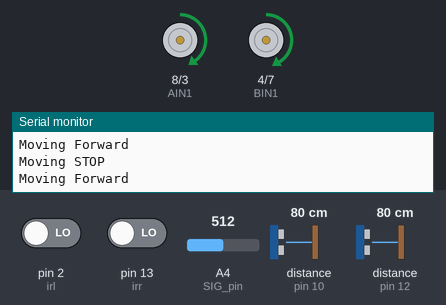
Recording of a sketch running on a simulated Arduino Uno, built with avr-gcc and run on an emulated ATmega328P. On the bench: motor-driver pin pairs drawn as motors (green arrow = first pin HIGH = forward, orange = second pin HIGH = backward, longer = more drive, scaled by the enable pin), the last lines printed to the serial monitor. Inputs (shaded band) come from the test bench; at power-on: distance to the obstacle (sensors on pin 10, pin 12) 80 cm, A4 (SIG_pin) = 512, pin 2 (irl) LOW, pin 13 (irr) LOW. The echo pulse lasts 58.3 µs per cm.

Above: at 2.7 s.
2.8 s: distance to the obstacle (sensor on pin 10) set to 66 cm
5.5 s: distance to the obstacle (sensor on pin 10) set to 56 cm
At 6.4 s:
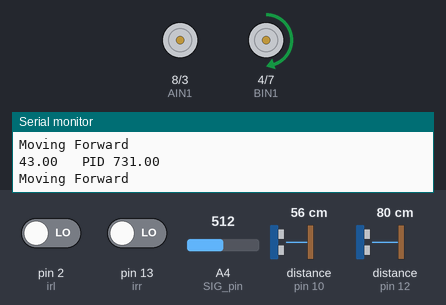
7.0 s: distance to the obstacle (sensor on pin 12) set to 66 cm
10.0 s: distance to the obstacle (sensor on pin 12) set to 60 cm
At 10.9 s:
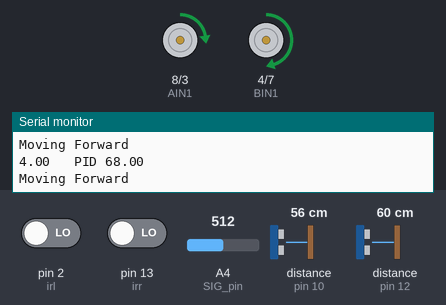
11.5 s: A4 (SIG_pin) set to 940
14.5 s: A4 (SIG_pin) set to 962
At 15.3 s:
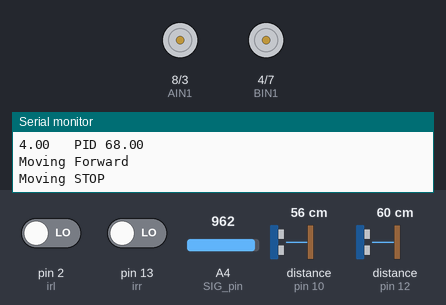
At 16.3 s:
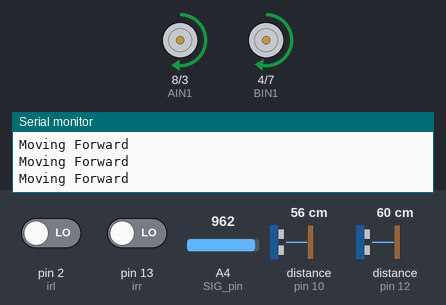
Timing chart, 0 to 17.8 s (numbered marks = the images above; inputs shaded):
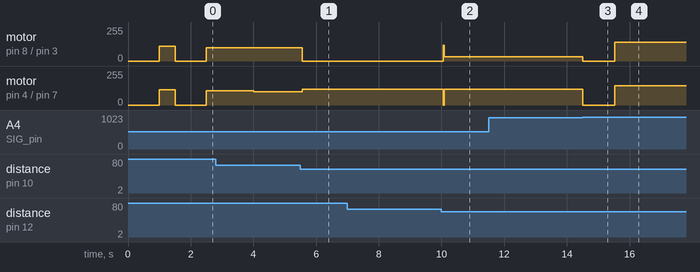

The sketch:

pidm.ino
```cpp
#include <Wire.h>
#include <NewPing.h>

#define THRESHOLD 950
#define MAX_SPEED 255
#define turn_speed 110

// Motor driver pins
#define AIN1 8  // Motor A Input 1 right
#define AIN2 3  // Motor A Input 2
#define PWMA 5  // Motor A PWM (Speed Control)

#define BIN1 4  // Motor B Input 1
#define BIN2 7  // Motor B Input 2
#define PWMB 6  // Motor B PWM (Speed Control)

#define TRIGGER_PIN_RIGHT 11  // Arduino pin tied to trigger pin on the ultrasonic sensor.
#define ECHO_PIN_RIGHT 12     // Arduino pin tied to echo pin on the ultrasonic sensor.

#define TRIGGER_PIN_LEFT 9  // Arduino pin tied to trigger pin on the ultrasonic sensor.
#define ECHO_PIN_LEFT 10    // Arduino pin tied to echo pin on the ultrasonic sensor.

#define MAX_DISTANCE 60

int MotorBasespeed = 255;

// Multiplexer select pins
const int s0 = A0;
const int s1 = A1;
const int s2 = A2;
const int s3 = A3;

// Multiplexer signal pin
const int SIG_pin = A4;

#define irr 13
#define irl 2

int irl_value;
int irr_value;

int IR_VAL[16] = { 0 };
int IR_weights[16] = { -85, -65, -50, -35, -25, -15, -10, -5, 85, 65, 50, 35, 25, 15, 10, 5 };

int IR_PINS[16];

// Order of reading multiplexer channels (adjust based on wiring)
//int readOrder[16] = {8, 9, 10, 11, 12, 13, 14, 15, 7, 6, 5, 4, 3, 2, 1, 0};
//int readOrder[16] = {15, 14, 13, 12, 11, 10, 9, 8, 0, 1, 2, 3, 4, 5, 6, 7};
int readOrder[16] = { 0, 1, 2, 3, 4, 5, 6, 7, 8, 9, 10, 11, 12, 13, 14, 15 };


int RMOTORSpeed = 0;
int LMOTORSpeed = 0;
int speedAdjust = 0;

// PID variables
float P, I, D;
float error = 0;
float previousError = 0;
float Kp = 0.8;
float Kd = 0.2;
float Ki = 0;

// Function declarations
void PID_control();
void read_IR();
void read_IR2();
void set_speed();
void set_forward();  // ✅ Added this function properly
void stop_s();
void linefollowing(int baseSpeed);
void linefollowing2(int baseSpeed);
void readir();
void selectChannel(int channel);
void toleft();
void toright();
void turn_right();
void turn_left();
void turn();


NewPing right_sonar(TRIGGER_PIN_LEFT, ECHO_PIN_LEFT, MAX_DISTANCE);   // NewPing setup of pins and maximum distance.
NewPing left_sonar(TRIGGER_PIN_RIGHT, ECHO_PIN_RIGHT, MAX_DISTANCE);  // NewPing setup of pins and maximum distance.

bool wall_available = 0;
float last_wall_error = 0.0;
float wall_error_sum = 0.0;

int distance_to_left_wall = 0;
int distance_to_right_wall = 0;

int b = 1;


void setup() {
  // Set motor driver pins as output
  pinMode(AIN1, OUTPUT);
  pinMode(AIN2, OUTPUT);
  pinMode(PWMA, OUTPUT);

  pinMode(BIN1, OUTPUT);
  pinMode(BIN2, OUTPUT);
  pinMode(PWMB, OUTPUT);

  pinMode(s0, OUTPUT);
  pinMode(s1, OUTPUT);
  pinMode(s2, OUTPUT);
  pinMode(s3, OUTPUT);

  Serial.begin(9600);

  delay(1000);
  linefollowing(110);
  delay(500);
}


void loop() {

  if (b == 1) {
    readir();
    linefollowing(105);
    //turn();
    // wall_following();

    if (IR_VAL[0] == 0 && IR_VAL[1] == 0 && IR_VAL[2] == 0 && IR_VAL[3] == 0 && IR_VAL[4] == 0 && IR_VAL[5] == 0 && IR_VAL[6] == 0 && IR_VAL[7] == 0 && IR_VAL[8] == 0 && IR_VAL[9] == 0 && IR_VAL[10] == 0 && IR_VAL[11] == 0 && IR_VAL[12] == 0 && IR_VAL[13] == 0 && IR_VAL[14] == 0 && IR_VAL[15] == 0) {
      b = 2;
    }
  }

  if (b == 2) {
    stop_s();
    delay(1000);
    linefollowing(100);
    delay(1500);

    b = 3;
  }

  if (b == 3) {
    wall_following();
    readir();
    read_IR();
    if (IR_VAL[0] == 1 || IR_VAL[1] == 1 || IR_VAL[2] == 1 || IR_VAL[3] == 1 || IR_VAL[4] == 1 || IR_VAL[5] == 1 || IR_VAL[6] == 1 || IR_VAL[7] == 1 || IR_VAL[8] == 1 || IR_VAL[9] == 1 || IR_VAL[10] == 1 || IR_VAL[11] == 1 || IR_VAL[12] == 1 || IR_VAL[13] == 1 || IR_VAL[14] == 1 || IR_VAL[15] == 1) {
      stop_s();
      delay(1000);
      b = 4;
    }
  }

  if (b == 4) {
    readir();
    linefollowing(140);
    irl_value = digitalRead(irl);
    irr_value = digitalRead(irr);
    if (IR_VAL[0] == 1 && IR_VAL[8] == 1 && irl_value == 1 && irr_value == 1) {
      b = 5;
    }
  }

  if (b == 5) {
    stop_s();
    delay(1000);
    b = 6;
  }

  if (b == 6) {
    readir();
    linefollowing2(90);
  }
}

void linefollowing2(int baseSpeed) {
  MotorBasespeed = baseSpeed;
  set_forward();  // ✅ Corrected: now properly defined
  read_IR2();
  PID_control();
  set_speed(LMOTORSpeed, RMOTORSpeed);
}

void read_IR2() {
  for (int i = 0; i < 16; i++) {
    int analogValue = IR_PINS[i];  // Already filled in readir()
    IR_VAL[i] = (analogValue < THRESHOLD) ? 1 : 0;
  }
}

void wall_following() {
  //wall_pid(0, 70, 70, 20, 0, 20);
  //wall_pid(0, 70, 70, 14, 0, 20);
  //wall_pid(0, 70, 70, 10, 0, 0.5);
  //wall_pid(0, 150, 150, 25, 0, 15);
  //wall_pid(0, 150, 150, 17, 0.1, 23);
 // wall_pid(0, 200, 200, 17, 0.01, 22);
  wall_pid(0, 120, 120, 17, 0, 22);
}

void readir() {
  for (int i = 0; i < 16; i++) {
    int channel = readOrder[i];
    selectChannel(channel);
    delayMicroseconds(2);  // Fast multiplexer read
    IR_PINS[i] = analogRead(SIG_pin);
  }

  //Debugging sensor values
  // Serial.print("IR Sensor Values (9→16, 8→1): ");
  // for (int i = 0; i < 16; i++) {
  //   Serial.print(IR_VAL[15]);
  //   Serial.print("\t");
  // }
  // Serial.println();
}

void selectChannel(int channel) {
  digitalWrite(s0, bitRead(channel, 0));
  digitalWrite(s1, bitRead(channel, 1));
  digitalWrite(s2, bitRead(channel, 2));
  digitalWrite(s3, bitRead(channel, 3));
}

void PID_control() {
  error = 0;
  for (int i = 0; i < 16; i++) {
    error += IR_weights[i] * IR_VAL[i];
  }

  P = error;
  I += error;
  D = error - previousError;
  previousError = error;

  speedAdjust = (Kp * P + Ki * I + Kd * D);

  RMOTORSpeed = MotorBasespeed - speedAdjust + 6;
  LMOTORSpeed = MotorBasespeed + speedAdjust;

  RMOTORSpeed = constrain(RMOTORSpeed, 0, MAX_SPEED);
  LMOTORSpeed = constrain(LMOTORSpeed, 0, MAX_SPEED);
}

void read_IR() {
  for (int i = 0; i < 16; i++) {
    int analogValue = IR_PINS[i];  // Already filled in readir()
    IR_VAL[i] = (analogValue > THRESHOLD) ? 1 : 0;
  }
}

void set_speed(int leftSpeed, int rightSpeed) {
  analogWrite(PWMA, leftSpeed);   // Left Motor
  analogWrite(PWMB, rightSpeed);  // Right Motor
}

void linefollowing(int baseSpeed) {
  MotorBasespeed = baseSpeed;
  set_forward();  // ✅ Corrected: now properly defined
  read_IR();
  PID_control();
  set_speed(LMOTORSpeed, RMOTORSpeed);
}


void wall_pid(uint8_t minSpeed, uint8_t baseSpeed, uint8_t maxSpeed, float Kwp, float Kwi, float Kwd) {  //wall follow

  int distance_to_left = left_sonar.ping_cm();
  int distance_to_right = right_sonar.ping_cm();

  // Filter out bad readings (0 or too large)
  if (distance_to_left == 0 || distance_to_left > 100) distance_to_left = 100;
  if (distance_to_right == 0 || distance_to_right > 100) distance_to_right = 100;

  // Centering error: left - right → goal is to make this zero
  float wall_error = (float)distance_to_left - (float)distance_to_right;

  // PID calculations
  wall_error_sum += wall_error;
  float derivative = wall_error - last_wall_error;
  float output = Kwp * wall_error + Kwi * wall_error_sum + Kwd * derivative;

  last_wall_error = wall_error;
  Serial.print(wall_error);
  Serial.print("   ");
  Serial.print("PID ");
  Serial.print(output);
  Serial.println("");
  //delay(10);

  int LMOTORSpeed = MotorBasespeed - (int)output;
  int RMOTORSpeed = MotorBasespeed + (int)output;

  LMOTORSpeed = constrain(LMOTORSpeed, minSpeed, maxSpeed);
  RMOTORSpeed = constrain(RMOTORSpeed, minSpeed, maxSpeed);

  set_forward();
  set_speed(LMOTORSpeed, RMOTORSpeed);

}

void toleft() {
  irl_value = digitalRead(irl);
  if (irl_value == 1) {

    readir();
    read_IR();  // Initial sensor read
    bool foundline = false;

    unsigned long startTime = millis();
    while (millis() - startTime < 300) {
      linefollowing(110);
    }

    // First check if we're already on a line
    // for (int i = 0; i < 16; i++) {
    //   if (IR_VAL[i] == 0) {
    //     foundline = true;
    //     break;
    //   }
    // }

    if (!foundline) {
      // Center on intersection first
      // unsigned long startTime = millis();
      // while (millis() - startTime < 200) {
      //   linefollowing(110);
      // }

      // turn_left();
      // delay(250);

      while (IR_VAL[7] == 0) {
        readir();
        read_IR();  // IR index 7 = center sensor
        turn_left();
      }

      stop_s();
      delay(50);
    }
  }
}

void toright() {
  irr_value = digitalRead(irr);
  if (irr_value == 1) {

    readir();
    read_IR();  // Initial sensor read
    bool foundline = false;

    unsigned long startTime = millis();
    while (millis() - startTime < 300) {
      linefollowing(110);
    }

    // First check if we're already on a line
    // for (int i = 0; i < 16; i++) {
    //   if (IR_VAL[i] == 0) {
    //     foundline = true;
    //     break;
    //   }
    // }

    if (!foundline) {
      // unsigned long startTime = millis();
      // while (millis() - startTime < 500) {
      //   linefollowing(110);
      // }

      // turn_right();
      // delay(250);

      while (IR_VAL[7] == 0) {
        readir();
        read_IR();  // IR index 7 = center sensor
        turn_right();
      }

      stop_s();
      delay(50);
    }
  }
}


void turn() {
  toleft();
  toright();
}

void set_forward() {
  digitalWrite(AIN1, HIGH);
  digitalWrite(AIN2, LOW);
  digitalWrite(BIN1, HIGH);
  digitalWrite(BIN2, LOW);
  Serial.println("Moving Forward");
}

void stop_s() {
  digitalWrite(AIN1, LOW);
  digitalWrite(AIN2, LOW);
  digitalWrite(BIN1, LOW);
  digitalWrite(BIN2, LOW);
  Serial.println("Moving STOP");
}

void turn_right() {
  digitalWrite(AIN1, LOW);
  digitalWrite(AIN2, HIGH);
  digitalWrite(BIN1, HIGH);
  digitalWrite(BIN2, LOW);
  set_speed(turn_speed, turn_speed);
}

void turn_left() {
  digitalWrite(AIN1, HIGH);
  digitalWrite(AIN2, LOW);
  digitalWrite(BIN1, LOW);
  digitalWrite(BIN2, HIGH);
  set_speed(turn_speed, turn_speed);
}
```

Measured:
- the behaviour switches between 61 and 60 cm on distance to the obstacle (sensor on pin 10) (found by bisection; images 0 and 1)
- the behaviour switches between 950 and 951 on A4 (SIG_pin) (found by bisection; images 2 and 3)
- after the input at 5.5 s, motor on pin 8 (AIN1) / pin 3 (AIN2): forward 100/255 → stopped after 0.06 s; motor on pin 4 (BIN1) / pin 7 (BIN2): forward 100/255 → forward 120/255 after 0.06 s
- after the input at 10.0 s, motor on pin 8 (AIN1) / pin 3 (AIN2): stopped → forward 32/255 after 0.05 s; motor on pin 4 (BIN1) / pin 7 (BIN2): forward 120/255 → stopped after 0.05 s, → forward 120/255 0.04 s later
- after the input at 14.5 s, motor on pin 8 (AIN1) / pin 3 (AIN2): forward 32/255 → stopped at once, → forward 140/255 1.0 s later; motor on pin 4 (BIN1) / pin 7 (BIN2): forward 120/255 → stopped at once, → forward 146/255 1.0 s later
